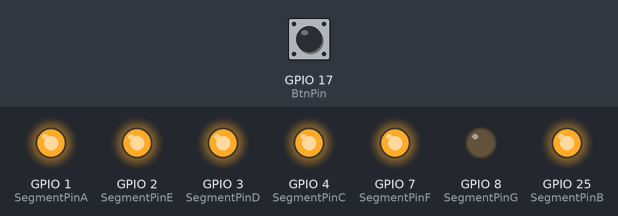
Bench run of a program on a simulated Raspberry Pi (BCM pin numbers). Shown: output pins drawn as LEDs (lit = HIGH). Inputs (shaded band) come from the test bench; at power-on: GPIO 17 (BtnPin) LOW.

Above: at 1.2 s.
1.3 s: GPIO 17 (BtnPin) pulled HIGH for 3.2 s
At 6.1 s:
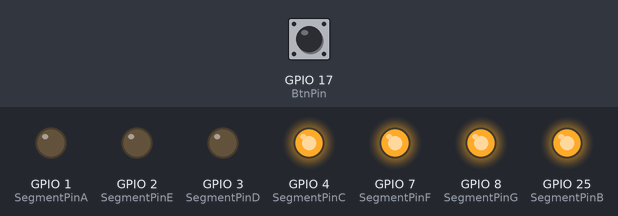
6.8 s: GPIO 17 (BtnPin) pulled HIGH for 0.15 s
At 9.0 s:
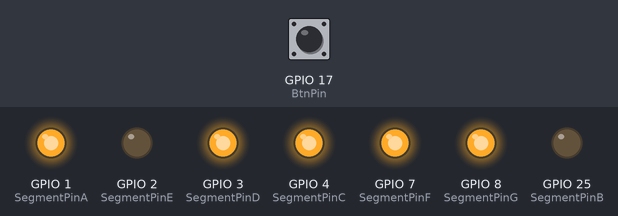
9.3 s: GPIO 17 (BtnPin) pulled HIGH for 1 s
At 10.8 s:
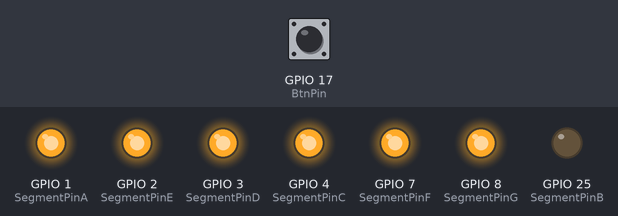
11.8 s: GPIO 17 (BtnPin) pulled HIGH for 0.15 s
At 14.0 s:
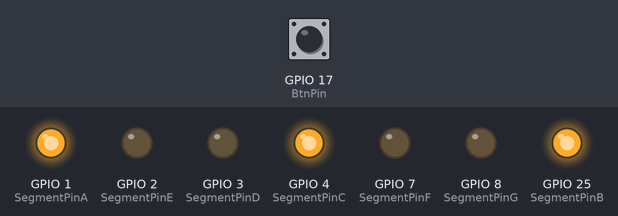
14.3 s: GPIO 17 (BtnPin) pulled HIGH for 0.15 s
At 16.1 s:
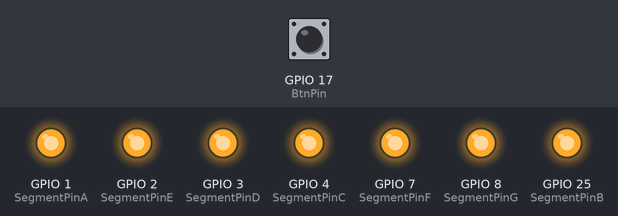
16.8 s: GPIO 17 (BtnPin) pulled HIGH for 1 s
At 18.9 s:
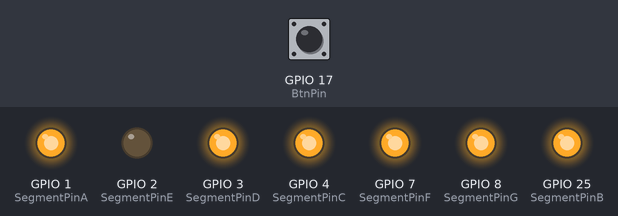
Timing chart, 0 to 20.3 s (numbered marks = the images above; inputs shaded):
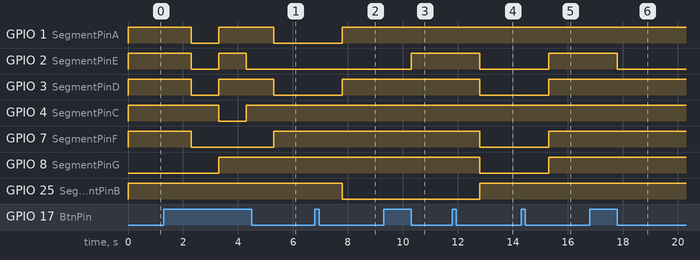

Measured:
- after the input at 1.3 s, GPIO 1 (SegmentPinA): HIGH → LOW after 1.0 s, → HIGH 1.0 s later, → LOW 2.0 s later; GPIO 2 (SegmentPinE): HIGH → LOW after 1.0 s, → HIGH 1.0 s later, → LOW 1.0 s later
- after the input at 6.8 s, GPIO 1 (SegmentPinA), GPIO 3 (SegmentPinD): LOW → HIGH after 1.0 s; GPIO 25 (SegmentPinB): HIGH → LOW after 1.0 s
- after the input at 9.3 s, GPIO 2 (SegmentPinE): LOW → HIGH after 1.0 s
- after the input at 11.8 s, GPIO 2 (SegmentPinE), GPIO 3 (SegmentPinD), GPIO 7 (SegmentPinF), GPIO 8 (SegmentPinG): HIGH → LOW after 1.0 s; GPIO 25 (SegmentPinB): LOW → HIGH after 1.0 s
- after the input at 14.3 s, GPIO 2 (SegmentPinE), GPIO 3 (SegmentPinD), GPIO 7 (SegmentPinF), GPIO 8 (SegmentPinG): LOW → HIGH after 1.0 s
- after the input at 16.8 s, GPIO 2 (SegmentPinE): HIGH → LOW after 1.0 s

The program:

ACT05.py
```python
import time #load time library
import RPi.GPIO as  GPIO #load  GPIO library

SegmentPinA = 1
SegmentPinF = 7
SegmentPinG = 8
SegmentPinB = 25
SegmentPinE = 2
SegmentPinD = 3
SegmentPinC = 4
BtnPin = 17
x = 0

GPIO.setwarnings(False) # Suppress warnings
GPIO.setmode(GPIO.BCM) # Use "Gpio" pin numbering
GPIO.setup(SegmentPinA, GPIO.OUT)
GPIO.setup(SegmentPinF, GPIO.OUT)
GPIO.setup(SegmentPinG, GPIO.OUT)
GPIO.setup(SegmentPinB, GPIO.OUT)
GPIO.setup(SegmentPinE, GPIO.OUT)
GPIO.setup(SegmentPinD, GPIO.OUT)
GPIO.setup(SegmentPinC, GPIO.OUT)
GPIO.setup(BtnPin, GPIO.IN)

# Light up LED when Button is pressed
while True:

    if GPIO.input(BtnPin):
        x = x + 1
        time.sleep(1)
        if (x == 16):
            x = 0


    if (x == 0):
        GPIO.output(SegmentPinA, GPIO.HIGH)
        GPIO.output(SegmentPinF, GPIO.HIGH)
        GPIO.output(SegmentPinG, GPIO.LOW)
        GPIO.output(SegmentPinB, GPIO.HIGH)
        GPIO.output(SegmentPinE, GPIO.HIGH)
        GPIO.output(SegmentPinD, GPIO.HIGH)
        GPIO.output(SegmentPinC, GPIO.HIGH)

    if (x == 1):
        GPIO.output(SegmentPinA, GPIO.LOW)
        GPIO.output(SegmentPinF, GPIO.LOW)
        GPIO.output(SegmentPinG, GPIO.LOW)
        GPIO.output(SegmentPinB, GPIO.HIGH)
        GPIO.output(SegmentPinE, GPIO.LOW)
        GPIO.output(SegmentPinD, GPIO.LOW)
        GPIO.output(SegmentPinC, GPIO.HIGH)

    if (x == 2):
        GPIO.output(SegmentPinA, GPIO.HIGH)
        GPIO.output(SegmentPinF, GPIO.LOW)
        GPIO.output(SegmentPinG, GPIO.HIGH)
        GPIO.output(SegmentPinB, GPIO.HIGH)
        GPIO.output(SegmentPinE, GPIO.HIGH)
        GPIO.output(SegmentPinD, GPIO.HIGH)
        GPIO.output(SegmentPinC, GPIO.LOW)

    if (x == 3):
        GPIO.output(SegmentPinA, GPIO.HIGH)
        GPIO.output(SegmentPinF, GPIO.LOW)
        GPIO.output(SegmentPinG, GPIO.HIGH)
        GPIO.output(SegmentPinB, GPIO.HIGH)
        GPIO.output(SegmentPinE, GPIO.LOW)
        GPIO.output(SegmentPinD, GPIO.HIGH)
        GPIO.output(SegmentPinC, GPIO.HIGH)

    if (x == 4):
        GPIO.output(SegmentPinA, GPIO.LOW)
        GPIO.output(SegmentPinF, GPIO.HIGH)
        GPIO.output(SegmentPinG, GPIO.HIGH)
        GPIO.output(SegmentPinB, GPIO.HIGH)
        GPIO.output(SegmentPinE, GPIO.LOW)
        GPIO.output(SegmentPinD, GPIO.LOW)
        GPIO.output(SegmentPinC, GPIO.HIGH)

    if (x == 5):
        GPIO.output(SegmentPinA, GPIO.HIGH)
        GPIO.output(SegmentPinF, GPIO.HIGH)
        GPIO.output(SegmentPinG, GPIO.HIGH)
        GPIO.output(SegmentPinB, GPIO.LOW)
        GPIO.output(SegmentPinE, GPIO.LOW)
        GPIO.output(SegmentPinD, GPIO.HIGH)
        GPIO.output(SegmentPinC, GPIO.HIGH)

    if (x == 6):
        GPIO.output(SegmentPinA, GPIO.HIGH)
        GPIO.output(SegmentPinF, GPIO.HIGH)
        GPIO.output(SegmentPinG, GPIO.HIGH)
        GPIO.output(SegmentPinB, GPIO.LOW)
        GPIO.output(SegmentPinE, GPIO.HIGH)
        GPIO.output(SegmentPinD, GPIO.HIGH)
        GPIO.output(SegmentPinC, GPIO.HIGH)

    if (x == 7):
        GPIO.output(SegmentPinA, GPIO.HIGH)
        GPIO.output(SegmentPinF, GPIO.LOW)
        GPIO.output(SegmentPinG, GPIO.LOW)
        GPIO.output(SegmentPinB, GPIO.HIGH)
        GPIO.output(SegmentPinE, GPIO.LOW)
        GPIO.output(SegmentPinD, GPIO.LOW)
        GPIO.output(SegmentPinC, GPIO.HIGH)

    if (x == 8):
        GPIO.output(SegmentPinA, GPIO.HIGH)
        GPIO.output(SegmentPinF, GPIO.HIGH)
        GPIO.output(SegmentPinG, GPIO.HIGH)
        GPIO.output(SegmentPinB, GPIO.HIGH)
        GPIO.output(SegmentPinE, GPIO.HIGH)
        GPIO.output(SegmentPinD, GPIO.HIGH)
        GPIO.output(SegmentPinC, GPIO.HIGH)

    if (x == 9):
        GPIO.output(SegmentPinA, GPIO.HIGH)
        GPIO.output(SegmentPinF, GPIO.HIGH)
        GPIO.output(SegmentPinG, GPIO.HIGH)
        GPIO.output(SegmentPinB, GPIO.HIGH)
        GPIO.output(SegmentPinE, GPIO.LOW)
        GPIO.output(SegmentPinD, GPIO.HIGH)
        GPIO.output(SegmentPinC, GPIO.HIGH)

    if (x == 10):
        GPIO.output(SegmentPinA, GPIO.HIGH)
        GPIO.output(SegmentPinF, GPIO.HIGH)
        GPIO.output(SegmentPinG, GPIO.HIGH)
        GPIO.output(SegmentPinB, GPIO.HIGH)
        GPIO.output(SegmentPinE, GPIO.HIGH)
        GPIO.output(SegmentPinD, GPIO.LOW)
        GPIO.output(SegmentPinC, GPIO.HIGH)

    if (x == 11):
        GPIO.output(SegmentPinA, GPIO.LOW)
        GPIO.output(SegmentPinF, GPIO.HIGH)
        GPIO.output(SegmentPinG, GPIO.HIGH)
        GPIO.output(SegmentPinB, GPIO.LOW)
        GPIO.output(SegmentPinE, GPIO.HIGH)
        GPIO.output(SegmentPinD, GPIO.HIGH)
        GPIO.output(SegmentPinC, GPIO.HIGH)

    if (x == 12):
        GPIO.output(SegmentPinA, GPIO.HIGH)
        GPIO.output(SegmentPinF, GPIO.HIGH)
        GPIO.output(SegmentPinG, GPIO.LOW)
        GPIO.output(SegmentPinB, GPIO.LOW)
        GPIO.output(SegmentPinE, GPIO.HIGH)
        GPIO.output(SegmentPinD, GPIO.HIGH)
        GPIO.output(SegmentPinC, GPIO.LOW)

    if (x == 13):
        GPIO.output(SegmentPinA, GPIO.LOW)
        GPIO.output(SegmentPinF, GPIO.LOW)
        GPIO.output(SegmentPinG, GPIO.HIGH)
        GPIO.output(SegmentPinB, GPIO.HIGH)
        GPIO.output(SegmentPinE, GPIO.HIGH)
        GPIO.output(SegmentPinD, GPIO.HIGH)
        GPIO.output(SegmentPinC, GPIO.HIGH)

    if (x == 14):
        GPIO.output(SegmentPinA, GPIO.HIGH)
        GPIO.output(SegmentPinF, GPIO.HIGH)
        GPIO.output(SegmentPinG, GPIO.HIGH)
        GPIO.output(SegmentPinB, GPIO.LOW)
        GPIO.output(SegmentPinE, GPIO.HIGH)
        GPIO.output(SegmentPinD, GPIO.HIGH)
        GPIO.output(SegmentPinC, GPIO.LOW)

    if (x == 15):
        GPIO.output(SegmentPinA, GPIO.HIGH)
        GPIO.output(SegmentPinF, GPIO.HIGH)
        GPIO.output(SegmentPinG, GPIO.HIGH)
        GPIO.output(SegmentPinB, GPIO.LOW)
        GPIO.output(SegmentPinE, GPIO.HIGH)
        GPIO.output(SegmentPinD, GPIO.LOW)
        GPIO.output(SegmentPinC, GPIO.LOW)

GPIO.cleanup() #reset the pin's statuses to their default states
```
